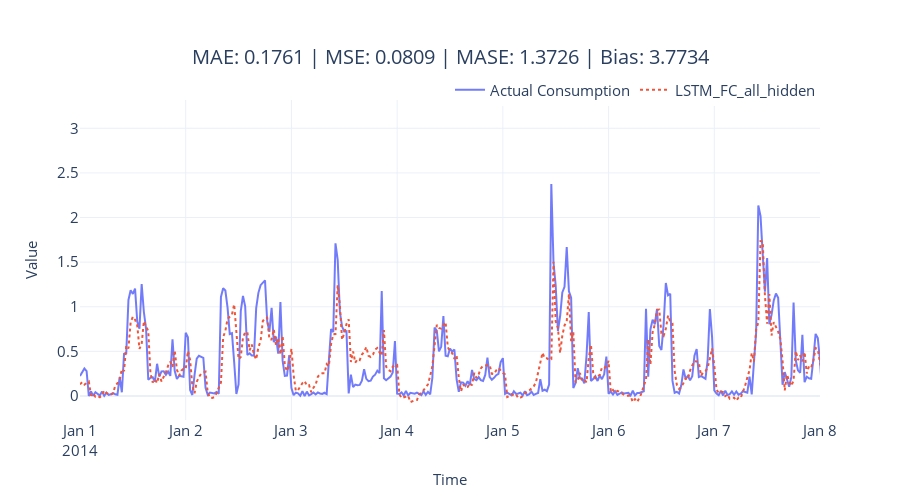

Notebook code cell kept with this figure:
### Code cell
fig = plot_forecast(pred_df, forecast_columns=[tag], forecast_display_names=[tag])
fig = format_plot(fig, title=f"MAE: {metrics['MAE']:.4f} | MSE: {metrics['MSE']:.4f} | MASE: {metrics['MASE']:.4f} | Bias: {metrics['Forecast Bias']:.4f}")
fig.update_xaxes(type="date", range=["2014-01-01", "2014-01-08"])
fig.write_image(f"imgs/chapter_12/{tag}.png")
fig.show()

### Figure 1 — Plotly figure (JSON) as saved in the notebook; plotly's stock layout.template omitted (floating-point values rounded to 4 significant figures; data arrays with more than 128 entries replaced by an {"elided": "..."} marker saying what was removed)
{"data": [{"line": {"color": "rgba(99,110,250,0.9)"}, "mode": "lines", "name": "Actual Consumption", "type": "scatter", "x": {"elided": "1488 str values"}, "y": {"elided": "1488 float values"}}, {"line": {"color": "rgba(239,85,59,1)", "dash": "dot"}, "mode": "lines", "name": "LSTM_FC_all_hidden", "type": "scatter", "x": {"elided": "1488 str values"}, "y": {"elided": "1488 float values"}}], "layout": {"autosize": false, "height": 500, "legend": {"font": {"size": 15}, "orientation": "h", "title": {}, "x": 1, "xanchor": "right", "y": 0.98, "yanchor": "bottom"}, "title": {"font": {"size": 20}, "text": "MAE: 0.1761 | MSE: 0.0809 | MASE: 1.3726 | Bias: 3.7734", "x": 0.5, "xanchor": "center", "yanchor": "top"}, "width": 900, "xaxis": {"range": ["2014-01-01", "2014-01-08"], "tickfont": {"size": 15}, "title": {"font": {"size": 15}, "text": "Time"}, "type": "date"}, "yaxis": {"tickfont": {"size": 15}, "title": {"font": {"size": 15}, "text": "Value"}}}}
